Frame 1 (no input): blank canvas, image omitted
Frame 60 (no input): blank canvas, image omitted
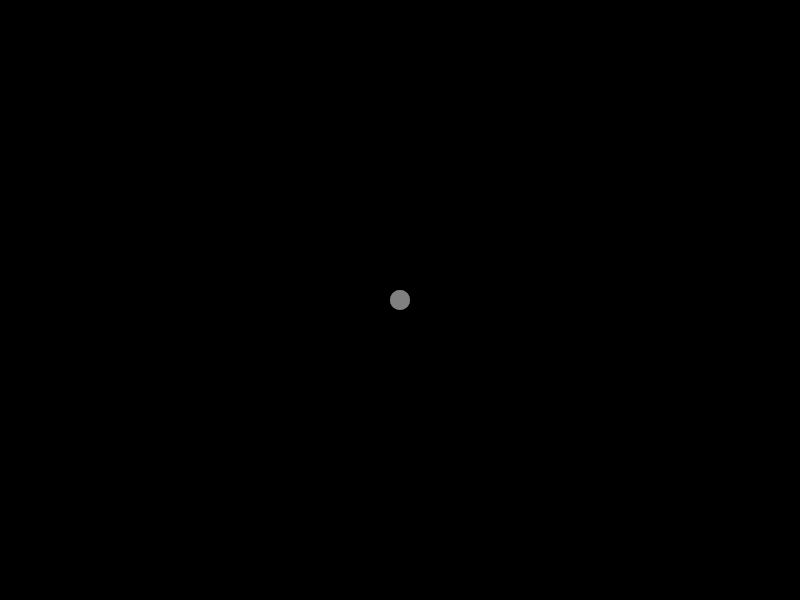
Frame 120 (the mouse pressed at the canvas centre since frame 60)

The p5.js sketch whose frames 1 and 60 were blank and that drew this single picture after the mouse press (run headless with seeded random() and noise() and a simulated clock; from frame 60 on, the mouse is pressed at the canvas centre):

// p5.js sketch
// ── sketch.js
var num = 50;
var x = [];
var y = [];
function setup() {
    createCanvas(800, 600);
    noStroke();
    print(num);
    for (var i = 0; i < num; i++) {
        x[i] = 0;
        y[i] = 0;
    }
}
function draw() {
    background(0);
    x[0] = mouseX;
    y[0] = mouseY;
    for (var i = num - 1; i > 0; i--) {
        x[i] = x[i - 1];
        y[i] = y[i - 1];
    }
    for (var i = num - 1; i > 0; i--) {
        fill(255 / (1 + i));
        ellipse(x[i], y[i], 20, 20);
    }
}
